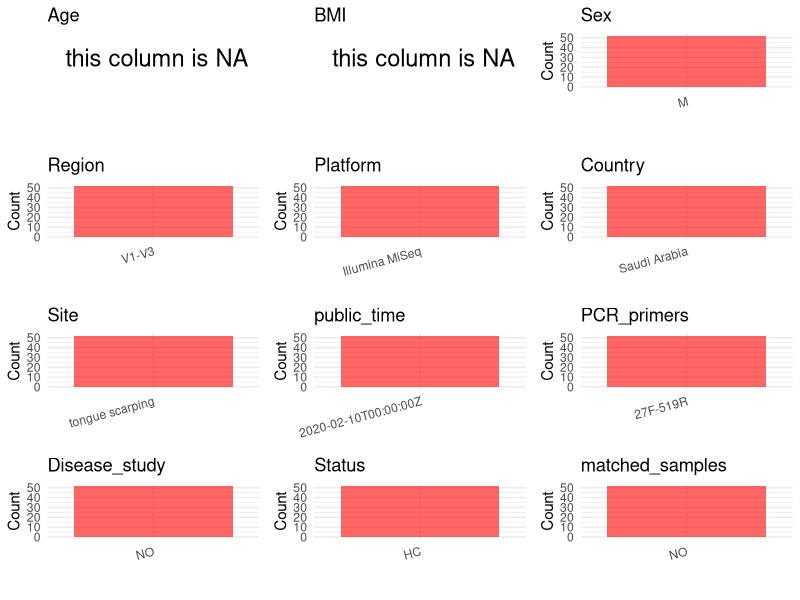

Write R code to recreate this figure. (Note: this script raises an error after producing the figure.)
## ---- chunk 1
# Load necessary libraries
library(dplyr)
library(ggplot2)
library(cowplot)

# Set working directory (update this path to your local directory)
setwd("E:/bioproject_YSD/PRJNA605810")

# Read the initial metadata files
initial_meta <- read.csv("SraRunTable.csv", header = T)

# Display the first few rows of the metadata
head(initial_meta)
## ---- chunk 2
# Create a uniform metadata dataframe
metadata <- data.frame(
  BioProject = initial_meta$BioProject,
  Run = initial_meta$Run,
  sample_name = initial_meta$Sample.Name,
  Age = NA,
  BMI = NA,  
  Sex = "M",
  Region = "V1-V3",
  Platform = initial_meta$Instrument,
  Country = initial_meta$geo_loc_name_country,
  Site = "tongue scarping",
  public_time = initial_meta$ReleaseDate,
  stringsAsFactors = FALSE
)
## ---- chunk 3
# Add information obtained from the publication
metadata$PCR_primers <- "27F-519R"
metadata$title <- "Tongue microbiome of smokeless tobacco users"
metadata$Disease_study <- "NO"
# Assign disease status based on sample_name patterns
metadata$Status <- "HC"

# Check initial data distribution
cat("Initial sample distribution:\n")
table(metadata$sample_name)
table(metadata$Site)

# Calculate sampling frequency per subject
sample_counts <- table(metadata$sample_name)
cat("\nNumber of samples per subject:\n")
print(sample_counts)

# Create matched_samples column
metadata$matched_samples <- ifelse(metadata$sample_name %in% names(sample_counts[sample_counts >= 2]), "YES", "NO")

cat("\nMatched samples distribution:\n")
table(metadata$matched_samples)

# Identify samples for removal: single samples excluding tongue scarping
single_samples <- names(sample_counts[sample_counts == 1])
samples_to_remove <- metadata$sample_name %in% single_samples & 
                     !(metadata$Site %in% c("tongue scarping"))

cat("\nNumber of samples to be removed:", sum(samples_to_remove), "\n")

# Remove identified samples
metadata_clean <- metadata[!samples_to_remove, ]

cat("\nFinal sample distribution after cleaning:\n")
table(metadata_clean$sample_name)
table(metadata_clean$Site)
table(metadata_clean$matched_samples)

# Use cleaned dataset for subsequent analysis
metadata <- metadata_clean
## ---- chunk 4
# Check the number of unique runs and sample names
print(paste("Number of unique runs:", length(unique(metadata$Run))))
print(paste("Number of unique sample names:", length(unique(metadata$sample_name))))
## ---- chunk 5
# Select columns for visualization
plot_data <- metadata %>%
  select(-BioProject, -Run, -sample_name, -title)

# Function to create simple plots for each column
create_simple_plots <- function(data) {
  plots <- list()
  
  for (col in colnames(data)) {
    # Check if the column is all NA
    if (all(is.na(data[[col]]))) {
      # Create an empty plot with text indicating all NA
      p <- ggplot() +
        annotate("text", x = 0.5, y = 0.5, label = "this column is NA", size = 6) +
        labs(title = col) +
        theme_void()
    } else if (is.numeric(data[[col]])) {
      # Numeric variable: histogram
      p <- ggplot(data, aes(x = .data[[col]])) +
        geom_histogram(fill = "blue", alpha = 0.6, bins = 20, na.rm = TRUE) +
        labs(title = col) +
        theme_minimal()
    } else {
      # Categorical variable: bar plot (remove NA values)
      count_data <- as.data.frame(table(data[[col]], useNA = "ifany"))
      p <- ggplot(count_data, aes(x = reorder(Var1, -Freq), y = Freq)) +
        geom_col(fill = "red", alpha = 0.6) +
        labs(title = col, x = NULL, y = "Count") +
        theme_minimal() +
        theme(axis.text.x = element_text(angle = 15, hjust = 1))
    }
    plots[[col]] <- p
  }
  
  return(plots)
}

# Generate and arrange plots
plots <- create_simple_plots(plot_data)
p<-plot_grid(plots$Age, 
          plots$BMI, 
          plots$Sex, 
          plots$Region, 
          plots$Platform, 
          plots$Country, 
          plots$Site,
          plots$public_time, 
          plots$PCR_primers,
          plots$Disease_study,
          plots$Status,
          plots$matched_samples,# add 
          ncol = 3, align = "hv", axis = "lb")
ggsave("Metadata_Summary.png", plot = p, width = 8, height = 6, dpi = 150)
## ---- chunk 6
knitr::include_graphics("Metadata_Summary.png")
## ---- chunk 7
# Reorder columns to match the desired format
metadata <- metadata[, c(
  "BioProject", "Run", "sample_name", "Age", "BMI", "Sex", 
  "Region", "Platform", "Country", "Site", "public_time", 
  "PCR_primers", "title", "Disease_study", "Status", "matched_samples"
)]

# Export the uniform metadata to a CSV file
write.csv(metadata, file = "metadata.csv", quote = TRUE)
head(metadata)
